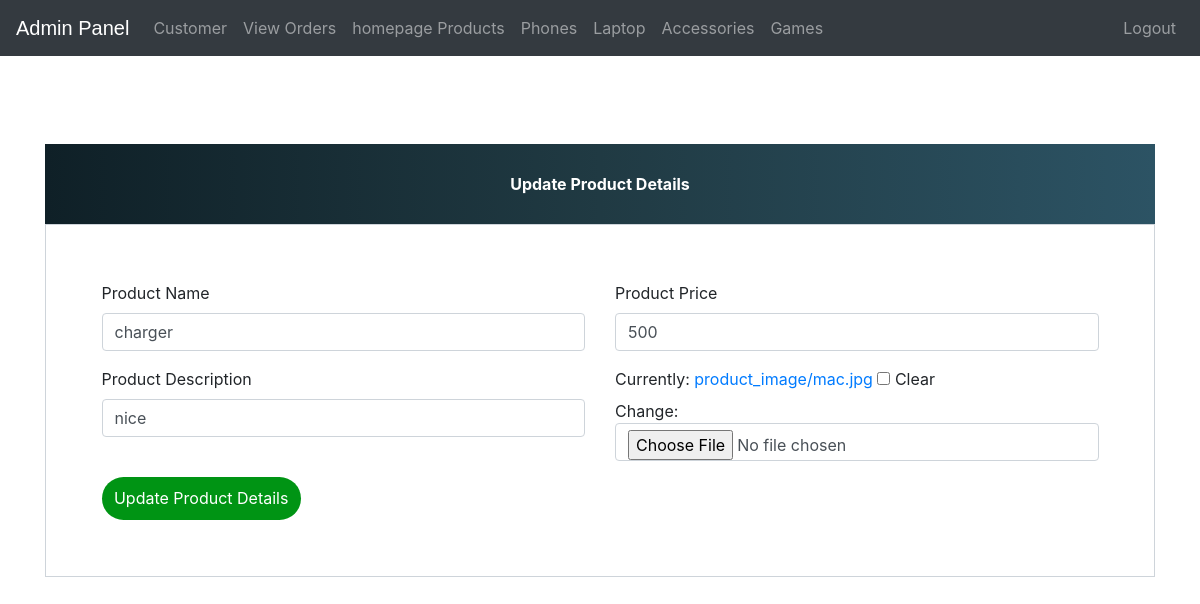
/update-product-phone/1 (signed in), run on the app's committed database.
### ecom/models.py (models this page shows, shortened)
class Product_phone(models.Model):
    name=models.CharField(max_length=40)
    product_image= models.ImageField(upload_to='product_image/',null=True,blank=True)
    price = models.PositiveIntegerField()
    description=models.CharField(max_length=40)

### ecom/views.py (the view)
# urls.py: path('update-product-phone/<int:pk>', views.update_product_view_phone,name='update-product-phone'),
@login_required(login_url='adminlogin')
def update_product_view_phone(request,pk):
    product_phone=models.Product_phone.objects.get(id=pk)
    productForm_phone=forms.ProductForm_phone(instance=product_phone)
    if request.method=='POST':
        productForm_phone=forms.ProductForm_phone(request.POST,request.FILES,instance=product_phone)
        if productForm_phone.is_valid():
            productForm_phone.save()
            return redirect('admin-products-phone')
    return render(request,'ecom/admin_update_product_phone.html',{'productForm_phone':productForm_phone})

### ecom/forms.py
class ProductForm_phone(forms.ModelForm):
    class Meta:
        model=models.Product_phone
        fields=['name','price','description','product_image']

### templates/ecom/admin_update_product_phone.html (shortened to what this page needs)
{% extends 'ecom/admin_base.html' %}
{% load widget_tweaks %}
{% block content %}
<head>
  <link href="//maxcdn.bootstrapcdn.com/bootstrap/4.1.1/css/bootstrap.min.css" rel="stylesheet" id="bootstrap-css">
</head>
<br><br><br><br><br><br>
<form method="post" enctype="multipart/form-data">
  <div class="container register-form">
    <div class="form">
      <div class="note">
        <p>Update Product Details</p>
      </div>
      <div class="form-content">
        <div class="row">
          <div class="col-md-6">
            <div class="form-group">
              <label for="">Product Name</label>
              {% render_field productForm_phone.name class="form-control" placeholder="Product Name" %}
            </div>
            <div class="form-group">
              <label for="">Product Description</label>
              {% render_field productForm_phone.description class="form-control" placeholder="Description" %}
            </div>
          </div>
          <div class="col-md-6">
            <div class="form-group">
              <label for="">Product Price</label>
              {% render_field productForm_phone.price class="form-control" placeholder="Price" %}
            </div>
            <div class="form-group">
              {% render_field productForm_phone.product_image class="form-control" placeholder="product_image" %}
            </div>
          </div>
        </div>
        <button type="submit" class="btnSubmit">Update Product Details</button>
      </div>
    </div>
  </div>
</form>
{% endblock content %}

### templates/ecom/admin_base.html (style rules this page uses)
p { text-align: center; }

### templates/ecom/admin_update_product_phone.html (style rules this page uses)
a:link { text-decoration: none; }
.note { text-align: center; height: 80px; background: #0F2027; background: -webkit-linear-gradient(to left, #2C5364, #203A43, #0F2027); background: linear-gradient(to left, #2C5364, #203A43, #0F2027); color: #fff; font-weight: bold; line-height: 80px; }
.form-content { padding: 5%; border: 1px solid #ced4da; margin-bottom: 2%; }
.form-control { border-radius: 1.5rem; }
.btnSubmit { border: none; border-radius: 1.5rem; padding: 1%; width: 20%; cursor: pointer; background: #009414; color: #fff; }

### data on the page
Product_phone: name "charger", description "nice", price "500"
